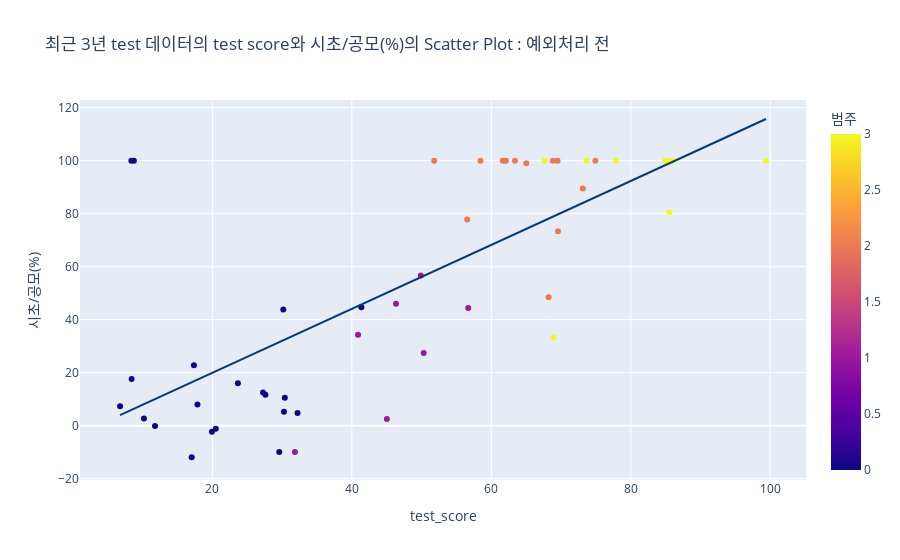

Here is the notebook cell this chart was saved with:
### Markdown cell above
#### 최근 3년 test 데이터의 test_score와 시초/공모(%)의 Scatter Plot : 예외처리 전
- 대부분의 test data를 정확히 분류하였지만 0번 군집으로 분류가 되었지만 100%의 시초/공모(%)를 기록한 2개의 기업과 3번군집으로 분류되었지만 33.14% 시초/공모(%)를 기록한 1개의 기업이 이상치로 확인되었다.

### Code cell
test_df_three_index = test_df[test_df['신규상장일'] > '2020-07-31'].index

fig = px.scatter(
    test_df.iloc[test_df_three_index,:], x='test_score', y='시초/공모(%)', color="범주",
    title='최근 3년 test 데이터의 test score와 시초/공모(%)의 Scatter Plot : 예외처리 전',
    trendline='ols',
    trendline_color_override="#043B72",
    color_discrete_sequence=['#F58220']
)

fig.show()

### Figure 1 — Plotly figure (JSON) as saved in the notebook; plotly's stock layout.template omitted (floating-point values rounded to 4 significant figures)
{"data": [{"hovertemplate": "test_score=%{x}<br>시초/공모(%)=%{y}<br>범주=%{marker.color}<extra></extra>", "legendgroup": "", "marker": {"color": [0, 1, 2, 2, 2, 0, 0, 0, 0, 0, 0, 0, 2, 1, 0, 1, 3, 0, 0, 3, 2, 2, 0, 0, 3, 2, 3, 2, 0, 3, 1, 1, 0, 3, 2, 3, 2, 2, 2, 1, 2, 3, 3, 0, 0, 0, 1, 0, 0], "coloraxis": "coloraxis", "symbol": "circle"}, "mode": "markers", "name": "", "orientation": "v", "showlegend": false, "type": "scatter", "x": [17.03, 50.31, 68.82, 61.65, 69.5, 11.77, 17.35, 30.17, 19.93, 32.21, 27.6, 30.26, 68.21, 56.69, 10.18, 45.02, 84.92, 17.85, 23.65, 77.86, 65.02, 69.56, 8.414, 20.48, 73.65, 63.39, 85.54, 62.1, 41.36, 99.39, 46.33, 40.88, 27.27, 86.04, 56.54, 85.56, 51.81, 58.44, 73.12, 49.89, 74.93, 68.95, 67.67, 8.736, 8.378, 6.755, 31.84, 29.59, 30.38], "xaxis": "x", "y": [-11.93, 27.45, 100, 100, 100, -0.18, 22.75, 43.82, -2.27, 4.76, 11.67, 5.2, 48.46, 44.44, 2.67, 2.5, 100, 8, 16, 100, 99, 73.33, 17.57, -1.17, 100, 100, 100, 100, 44.69, 100, 46, 34.27, 12.5, 100, 77.78, 80.56, 100, 100, 89.47, 56.67, 100, 33.14, 100, 100, 100, 7.33, -9.94, -9.93, 10.53], "yaxis": "y"}, {"hovertemplate": "<b>OLS trendline</b><br>시초/공모(%) = 1.20662 * test_score + -4.19891<br>R<sup>2</sup>=0.525571<br><br>test_score=%{x}<br>시초/공모(%)=%{y} <b>(trend)</b><extra></extra>", "legendgroup": "", "line": {"color": "#043B72"}, "marker": {"symbol": "circle"}, "mode": "lines", "name": "", "showlegend": false, "type": "scatter", "x": [6.755, 8.378, 8.414, 8.736, 10.18, 11.77, 17.03, 17.35, 17.85, 19.93, 20.48, 23.65, 27.27, 27.6, 29.59, 30.17, 30.26, 30.38, 31.84, 32.21, 40.88, 41.36, 45.02, 46.33, 49.89, 50.31, 51.81, 56.54, 56.69, 58.44, 61.65, 62.1, 63.39, 65.02, 67.67, 68.21, 68.82, 68.95, 69.5, 69.56, 73.12, 73.65, 74.93, 77.86, 84.92, 85.54, 85.56, 86.04, 99.39], "xaxis": "x", "y": [3.951, 5.91, 5.953, 6.342, 8.083, 10.0, 16.35, 16.73, 17.34, 19.85, 20.52, 24.34, 28.7, 29.11, 31.5, 32.2, 32.31, 32.46, 34.22, 34.67, 45.13, 45.71, 50.12, 51.71, 56.0, 56.5, 58.31, 64.02, 64.21, 66.32, 70.18, 70.73, 72.28, 74.25, 77.45, 78.11, 78.85, 79.0, 79.66, 79.74, 84.03, 84.67, 86.21, 89.74, 98.27, 99.02, 99.03, 99.62, 115.7], "yaxis": "y"}], "layout": {"coloraxis": {"colorbar": {"title": {"text": "범주"}}, "colorscale": [[0, "#0d0887"], [0.1111, "#46039f"], [0.2222, "#7201a8"], [0.3333, "#9c179e"], [0.4444, "#bd3786"], [0.5556, "#d8576b"], [0.6667, "#ed7953"], [0.7778, "#fb9f3a"], [0.8889, "#fdca26"], [1, "#f0f921"]]}, "legend": {"tracegroupgap": 0}, "title": {"text": "최근 3년 test 데이터의 test score와 시초/공모(%)의 Scatter Plot : 예외처리 전"}, "xaxis": {"anchor": "y", "domain": [0, 1], "title": {"text": "test_score"}}, "yaxis": {"anchor": "x", "domain": [0, 1], "title": {"text": "시초/공모(%)"}}}}
